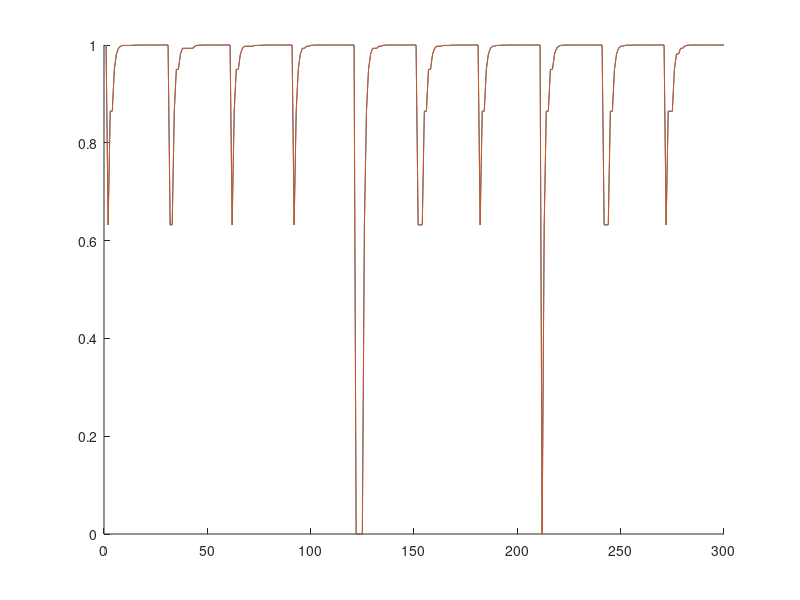

MATLAB code to generate this figure:
T =1;
alpha = 1;
q = 0;
d = 10;
Nb_session = 10;
N = 30;
A1 = zeros(Nb_session*N,length(T));
A2 = zeros(Nb_session*N,length(T));
A1(1,:)=1;
A2(1,:)=1;

hold on;
for m=1:length(T)
    for i=1:Nb_session
        U = zeros(1,N);
        if i>1
            A1((i-1)*N+1,m)=A1((i-1)*N,m)*(1-q*exp(-alpha*d));
        end
        for j=2:N
             if rand>0.4;
                U(j)=U(j-1)+1;
             else
                U(j)=U(j-1);
            end
            A1((i-1)*N+j,m)=A1((i-1)*N+1,m)/(alpha*T)*(1-exp(-alpha*T*m*U(j)));
        end
    end
end



for n=1:length(T)
	h = plot(1:Nb_session*N,A1(:,n),1:Nb_session*N,A1(:,n));
end